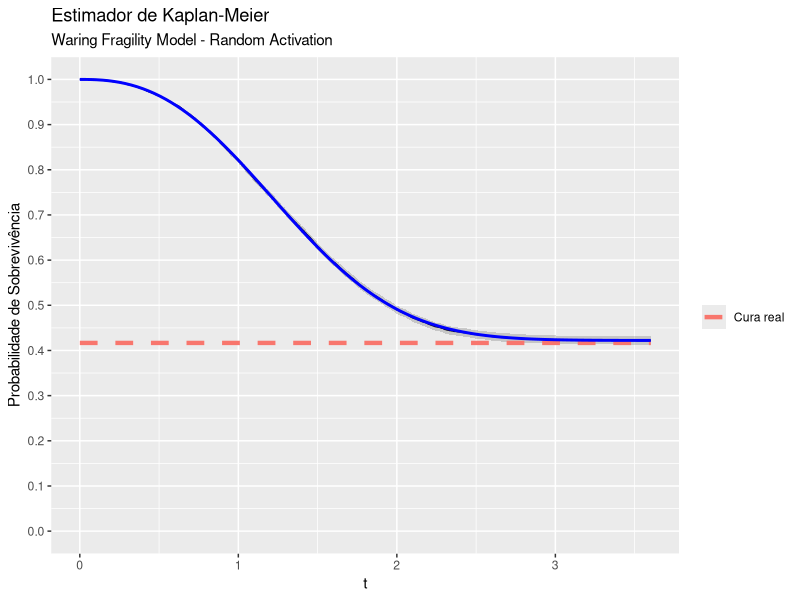
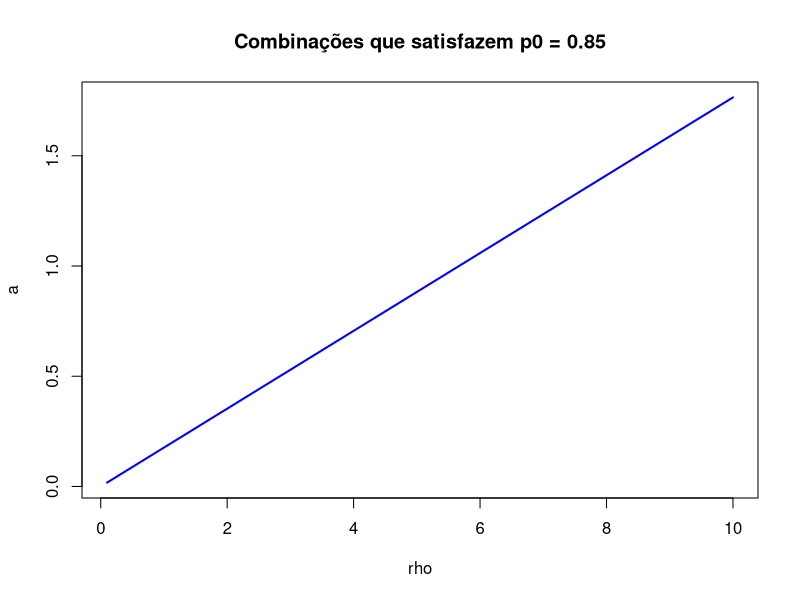

Write the R code that produced these figures, in order.
library(purrr) # install.packages("purrr")
library(rlang) # install.packages("rlang")
library(tibble) # install.packages("tibble")
library(ggplot2) # install.packages("ggplot2")
library(cowplot) # install.packages("cowplot")
library(survival) # install.packages("survival")
library(glue) # install.pakcages("glue")

rm(list = ls(all = TRUE))

# Funcao que usaremos para gerar os dados
random_cure <-
  function(n = 1L,
           cure_fraction,
           quantile_function,
           cdf = NULL,
           t_max = NULL,
           uniform_censoring = TRUE,
           lower = 0,
           upper = 50,
           args_model) {
    find_root <- function(u, ...) {
      uniroot(\(x) cdf(x, ...) - u, lower = lower, upper = upper, tol = .Machine$double.eps^0.5)$root
    }
    find_root <- Vectorize(FUN = find_root, vectorize.args = c("u"))

    c <- rbinom(n = n, size = 1L, prob = 1 - cure_fraction)
    u <- runif(n = n, min = 0, max = 1 - cure_fraction)

    if (is.function(quantile_function)) {
      quantile_function <- purrr::partial(.f = quantile_function, !!!args_model)
    } else if (is.function(cdf)) {
      quantile_function <- purrr::partial(.f = find_root, !!!args_model)
    } else {
      stop("Invalid input: You must provide either a valid quantile function (quantile_function) or a cumulative distribution function (cdf).")
    }

    t <- quantile_function(u)
    t_c <- ifelse(c, yes = t, no = .Machine$double.xmax)

    if (!is.null(t_max)) {
      t_observed <- pmin(t_c, t_max)
      delta <- ifelse(t_observed < t_max, yes = 1L, no = 0L)
    } else {
      t_max <- max(t * c)
      if (uniform_censoring) {
        w <- runif(n = n, min = 0, max = t_max)
      } else {
        w <- rexp(n = n, rate = t_max)
      }
      t_observed <- pmin(t_c, w)
      delta <- ifelse(t_observed < w, yes = 1L, no = 0L)
    }
    return(tibble::tibble(t = t_observed, delta = delta))
  }

# Função usada para construir o Kaplan-Meier mais fácil no ggplot2
plot_kaplan <- function(dados, cura_real = NULL) {
  dados_surv <- Surv(time = dados$t, event = dados$delta)
  km_fit <- survfit(dados_surv ~ 1)

  km_data <- data.frame(
    time = km_fit$time,
    surv = km_fit$surv,
    upper = km_fit$upper,
    lower = km_fit$lower
  )

  ggplot(km_data, aes(x = time, y = surv)) +
    geom_step() +
    geom_ribbon(aes(ymin = lower, ymax = upper), alpha = 0.2) +
    labs(x = "Tempo", y = "Probabilidade de Sobrevivência", title = "Curva de Kaplan-Meier") +
    stat_summary(geom = "line", fun = \(i) cura_real, aes(color = "Cura real"), linewidth = 1.5, linetype = 2) +
    scale_y_continuous(limits = c(0, 1), n.breaks = 10) +
    labs(x = "t") +
    guides(color = guide_legend(title = ""))
}

quantile_model_exp <- function(u, rho, a, lambda) {
  -log((a - a * u - rho * u) / a) / lambda
}

# Waring Fragility Model - Random Activation
# G is the baseline distribution
# rho > 2. Se rho < 2, a variância da distribuição é infinita.
# a > 0
surv_wfm_random <- function(G) {
  function(t, rho, a, ...) {
    cure <- rho / (a + rho)
    cure + (1 - cure) * (1 - G(t, ...))
  }
}
desity_wfm_random <- function(g) {
  function(t, rho, a, ...) {
    cure <- rho / (a + rho)
    (1 - cure) * g(t, ...)
  }
}

# Criando automaticamente a função de sobrevivência do modelo com
# ativação aleatória, com G ~ Weibull
# Aqui você cria qualquer sobrevivencia, distribuição acumulada e densidade
# do seu modelo.
surv_wfm_random_weibull <- surv_wfm_random(G = pweibull) # Basta passar a G

cdf_wfm_random_weibull <- function(t, rho, a, shape, scale) {
  1 - surv_wfm_random_weibull(t, rho, a, shape = shape, scale = scale)
}

pdf_wfm_random_weibull <- desity_wfm_random(g = dweibull) # Basta passar a g

# Dados verdadeiros
rho <- 2.5
a <- 3.5
shape <- 2.5
scale <- 1.5
cura <- rho / (a + rho) # rho > 2

# Gerando dados
set.seed(0)
dados <- random_cure(
  n = 20000L,
  cure_fraction = cura,
  quantile_function = NULL,
  cdf = cdf_wfm_random_weibull,
  t_max = NULL,
  lower = 0,
  upper = 30,
  args_model = list(rho = rho, a = a, shape = shape, scale = scale),
  uniform_censoring = TRUE
)

p1 <-
  plot_kaplan(dados, cura_real = cura) +
  ggtitle("Estimador de Kaplan-Meier", "Waring Fragility Model - Random Activation")


# Estimação ---------------------------------------------------------------
# Função de log-verossimilhança
log_likelihood <- function(t, delta, rho, a, shape, scale) {
  term_1 <- delta * log(pdf_wfm_random_weibull(t = t, rho = rho, a = a, shape = shape, scale = scale))
  term_2 <- (1 - delta) * log(surv_wfm_random_weibull(t = t, rho = rho, a = a, shape = shape, scale = scale))
  -sum(term_1 + term_2)
}

try_log_likelihood <- function(...) {
  tryCatch(
    log_likelihood(...),
    error = function(e) Inf
  )
}

emv <-
  optim(
    par = c(3, 1, 1, 1),
    fn = \(par) try_log_likelihood(t = dados$t, delta = dados$delta, rho = par[1], a = par[2], shape = par[3], scale = par[4]),
    method = "BFGS"
  )

# Adiciona ao gráfico uma curva de sobrevivência estimada
p1 +
  stat_function(
    fun = \(t) surv_wfm_random_weibull(t, rho = emv$par[1], a = emv$par[2], shape = emv$par[3], scale = emv$par[4]),
    color = "blue",
    linewidth = 1,
    aes(color = "Sobrevivência estimada")
  )

# Problema de identificabilidade

# Fixar p0
p0 <- 0.85

# Gerar vários valores possíveis de rho
rho_vals <- seq(0.1, 10, by = 0.1)

# Calcular os valores correspondentes de a
a_vals <- rho_vals * (1 - p0) / p0

# Criar um data frame
df <- data.frame(rho = rho_vals, a = a_vals)

# Calculando p0

df <- df |>
  dplyr::mutate(p0 = rho / (rho + a))

# Visualizar os pares (a, rho)
head(df)

# (Opcional) plotar as combinações
plot(df$rho, df$a,
  type = "l", col = "blue", lwd = 2,
  xlab = "rho", ylab = "a", main = paste("Combinações que satisfazem p0 =", p0)
)
